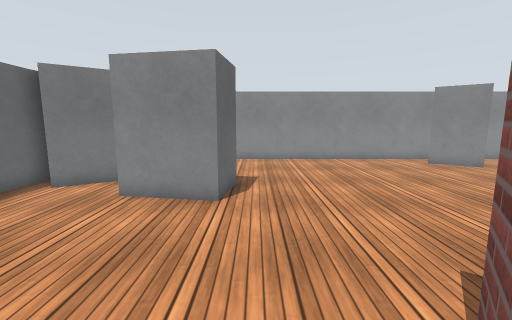
View 1 (above)

13 first-person views from a walk through a robot-simulator world made for Gazebo. The camera is 1.2 m above the floor, tilts 8° down and sees 90° across. The floor is counted in squares, 0.5 m on a side. Each view is taken from the middle of a square. On the plan, view 1 faces up. The plan holds only what a view shows up to about 17 squares ahead; the rest is blank. Surface patterns are stand-ins for the level's own textures.

View 2
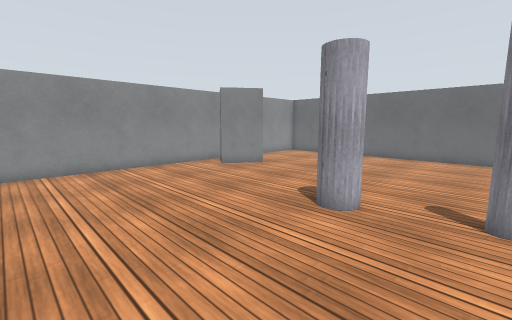

View 3
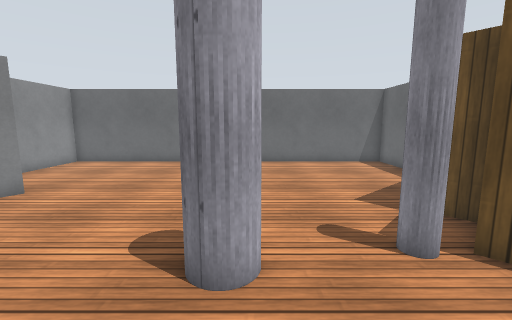

View 4
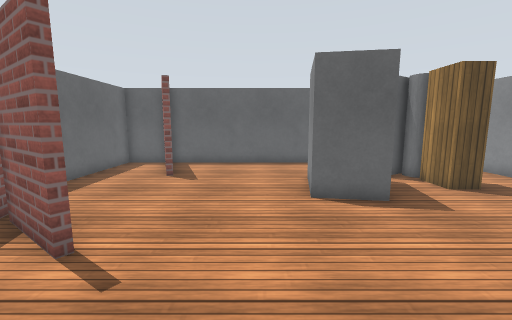

View 5
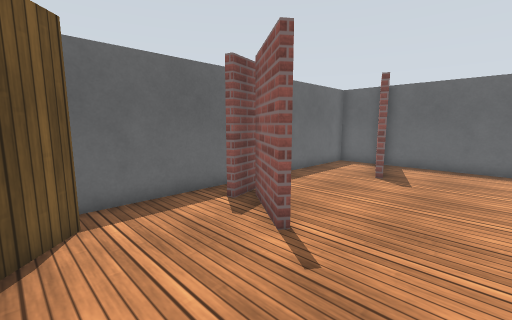

View 6
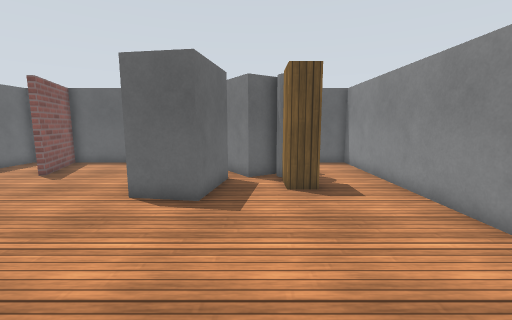

View 7
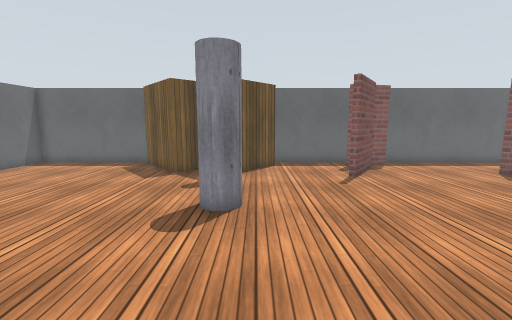

View 8
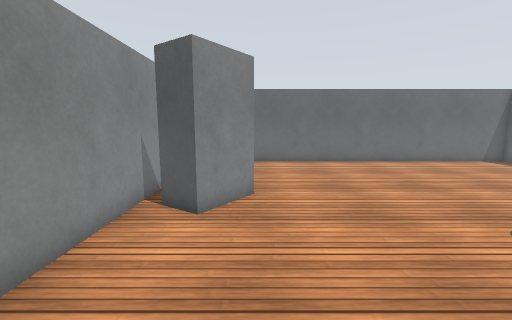

View 9
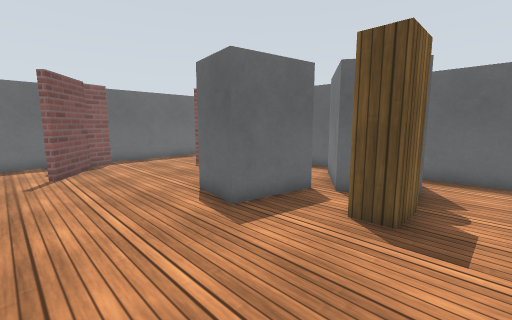

View 10
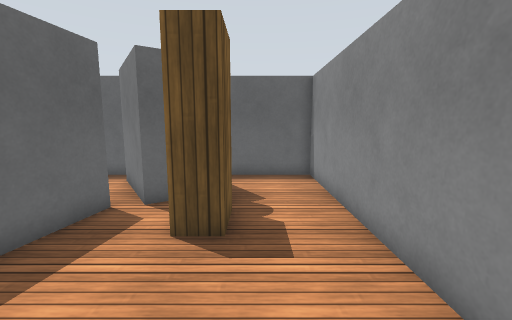

View 11
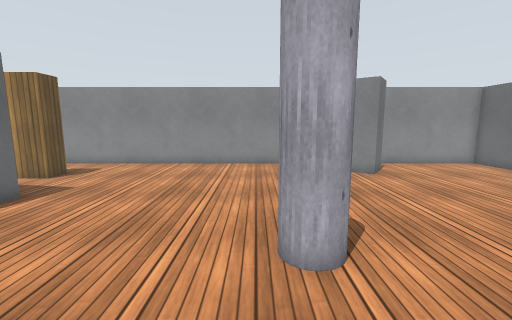

View 12
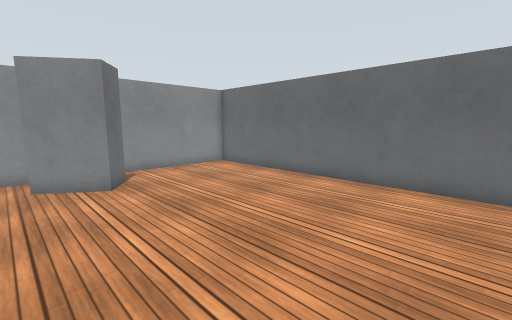

View 13
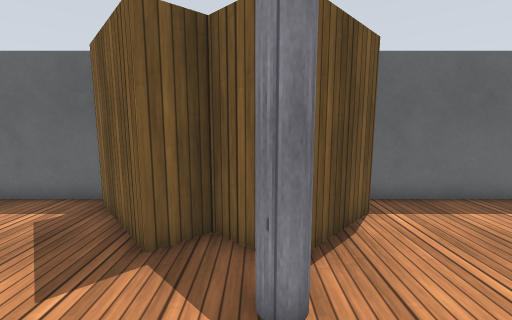

### Floor plan
Points are (right, up) in squares from view 1. A wall is a line through its corners. A room is listed if a view was taken in it or the views show most of it. See-through windows are left out.
Room 1 (views 1, 2, 3, 4, 5, 6, 7, 8, 9, 10, 11, 12, 13)
walls: (9, 1.5) (10, 0.5) (11.1, 1.5) (13.6, -1.4); (5.8, -0.8) (8.5, 2); (13.6, 15.4) (12.7, 14.1) (10.6, 15.6) (11.5, 16.9); (0.6, 0) (2.5, 2.6) (2.7, 2.4) (0.9, -0.1); (-4.3, 10.8) (-0.8, 10.2) (-1.2, 7.8) (-4.7, 8.4); (-0.7, -0.9) (1.8, -0.2); (0.6, -2) (5.9, -2); (13.8, -2) (20.4, -2) (20.4, 17.6) (-9, 17.6) (-9, 13.4); (-4, 14.3) (-2.2, 14.3) (-2.2, 13.2) (-4, 13.2); (-5.5, 13.2) (-4.4, 11.7) (-7.8, 9.4); (-9, 11) (-9, -2) (-0.9, -2); (-9.1, 0.6) (-4.9, 2.1) (-4.8, 1.8) (-9, 0.3)
ways out: gap at (12, 17)

Positions as (right, up) in squares from view 1, and headings:
1: (0, 0), facing up
2: (1, 3), facing up-right
3: (4, 6), facing right
4: (7, 6), facing left
5: (7, 6), facing down-left
6: (7, 12), facing left
7: (7, 14), facing down
8: (4, 14), facing right
9: (4, 16), facing down-left
10: (3, 15), facing left
11: (7, 2), facing up
12: (10, 4), facing up-right
13: (9, 6), facing down
